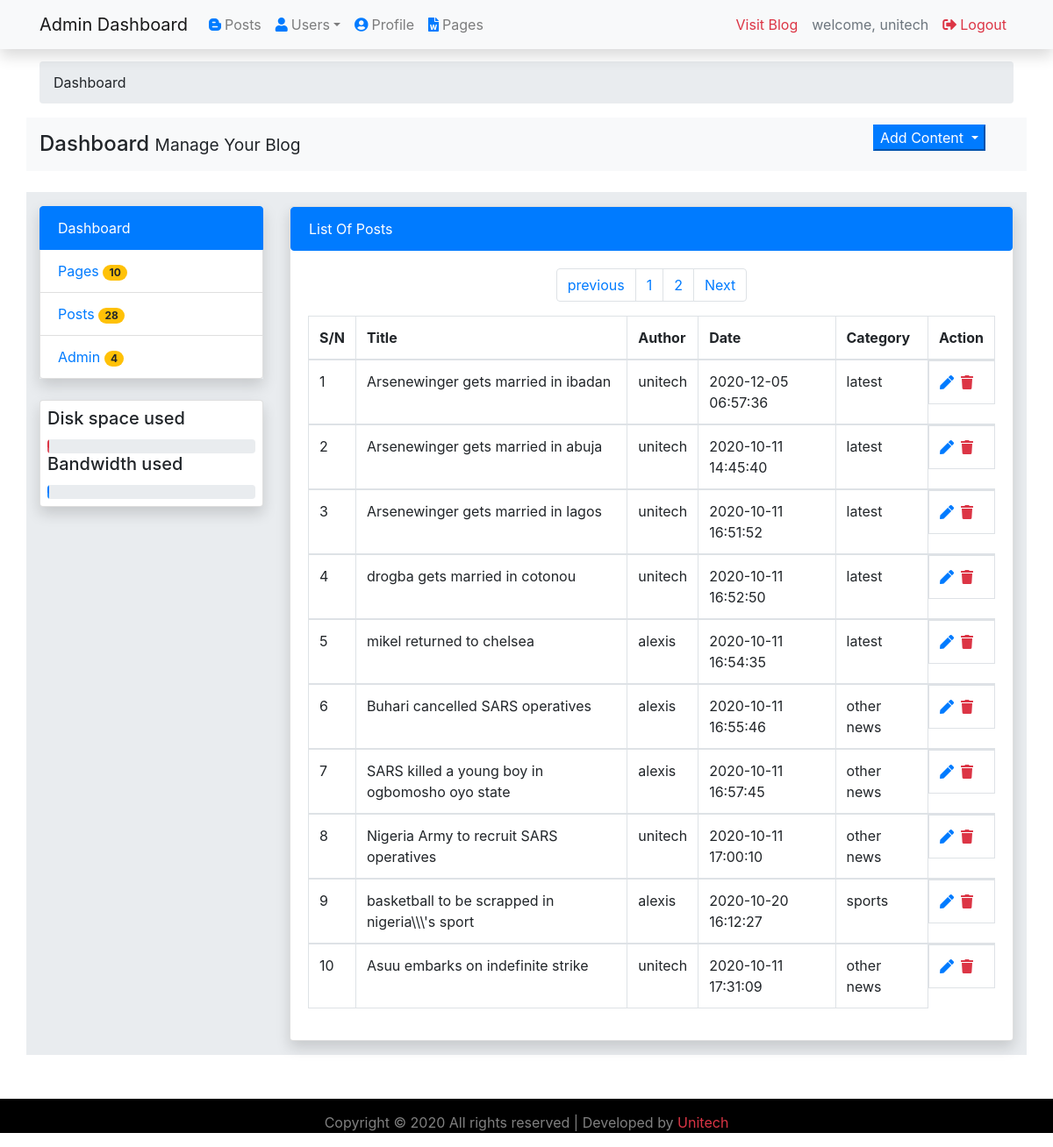
Screenshot of /admin/post.php (signed in) with the database file from the repository.
### tables this page shows
CREATE TABLE `posts` (
  `id` int(11) NOT NULL,
  `post_title` varchar(500) NOT NULL,
  `post_author` varchar(200) NOT NULL,
  `post_desc` text NOT NULL,
  `image_dir` varchar(500) NOT NULL,
  `post_category` varchar(200) NOT NULL,
  `post_date` timestamp NOT NULL DEFAULT CURRENT_TIMESTAMP ON UPDATE CURRENT_TIMESTAMP,
  `post_tag` varchar(500) NOT NULL,
  `post_content` text NOT NULL
);

### admin/post.php (the view, shortened to what this page needs)
<?php
    require_once '../connection/db.php';
				$rpp = 10;
				if (isset($_GET['page'])) {
					$page = $_GET['page'];
				}
				else{
					$page = 1;
				}
				if ($page > 1) {
					$start = ($page * $rpp) - $rpp;
				}
				else {
					$start = 0;
				}
				$count = "SELECT COUNT(id) AS id FROM posts";
				$query_count = $conn->query($count);
				$result_count = mysqli_fetch_array($query_count);
				$total_pages = intval($result_count['id']) / $rpp;
				$previous = $page -1;
				$next = $page +1;
				$query = "SELECT * FROM posts ORDER BY id LIMIT $start,$rpp";
				$stmt = $conn->prepare($query);
				if($stmt->execute()){
					$process = $stmt->get_result();
				}
				else{
					$error = '<div class="alert alert-danger">Error fetching contents! Try again later.</div>';
                }
?>
<!DOCTYPE html>
<html>
<head>
	<link rel="stylesheet" type="text/css" href="../css/bootstrap.min.css">
	<link rel="stylesheet" type="text/css" href="../css/style.css">
	<link rel="stylesheet" type="text/css" href="../css/all.css">
	<link rel="stylesheet" type="text/css" href="../css/fontawesome.min.css">
</head>
<body>
                                <?php include '../includes/header.php';?><br>
								<section id="maincontent">
									<?php include '../includes/sidebar.php';?>
									<div class="col-md-9">
                                        <div class="card shadow my-3">
                                                <div>
                                                    <p class="list-group-item active">List Of Posts</p>
                                                </div>
                                                <div class="card-body">
												<nav arial-black="Page navigation example text-center">
													<ul class="pagination justify-content-center">
														<li class="page-item"><a href="post.php?page=<?= $previous;?>" class="page-link">previous</a></li>
														<?php
														for ($i=1; $i<= $total_pages; $i++):?>
															<li class="page-item"><a href="post.php?page=<?= $i;?>" class="page-link"><?= $i; ?></a></li>
														<?php endfor; ?>
														<li class="page-item"><a href="post.php?page=<?= $next;?>" class="page-link">Next</a></li>
													</ul>
												</nav>
												<div class="table-responsive table--no-card m-b-40">
                                                <table class="table table-bordered table-responsive table-hover">
                                                    <thead>
                                                        <tr>
															<th>S/N</th>
                                                            <th>Title</th>
                                                            <th>Author</th>
                                                            <th>Date</th>
                                                            <th>Category</th>
															<th>Action</th>
                                                        </tr>
                                                    </thead>
													<?php
															$count = 1;
															while ($result = $process->fetch_assoc()) {
                                                               ?>
														<tbody>
															<tr>
																<?php  $pid = $result['id'];?>
																<td><?php echo $pid; ?></td>
																<td><?php echo $result['post_title'];?></td>
																<td><?php echo $result['post_author'];?></td>
																<td><?php echo $result['post_date'];?></td>
																<td><?php echo $result['post_category'];?></td>
																<td style="display:flex;">
																<a style="color:white;text-decoration:none" href="editpost.php?pid=<?php echo $pid;?>">
																	<i class="fas fa-pen text-primary mr-2"></i>
																</a>
                                                                <a style="color:white;text-decoration:none;" href="deletepost.php?pid=<?php echo $pid;?>">
																	<i class="fas fa-trash mr-2 text-danger"></i>
                                                                </a>
																</td>
															</tr>
														</tbody>
														<?php $count = $count + 1; }?>
                                                </table>
										    </div>
										</div>
										</div>
                                    </div>
                                </div>
                            </div>
					</section>
								<?php include '../includes/footer.php'; ?>
</body>
</html>

### css/style.css (style rules this page uses)
body { scroll-behavior: smooth; }

### css/all.css (style rules this page uses)
.fa, .fas, .far, .fal, .fad, .fab { -moz-osx-font-smoothing: grayscale; -webkit-font-smoothing: antialiased; display: inline-block; font-style: normal; font-variant: normal; text-rendering: auto; line-height: 1; }
.fa-pen:before { content: "\f304"; }
.fa-trash:before { content: "\f1f8"; }
.fa, .fas { font-family: 'Font Awesome 5 Free'; font-weight: 900; }

### rows the page displays
posts: id "1", post_title "Arsenewinger gets married in ibadan", post_author "unitech", post_date "2020-12-05 06:57:36", post_category "latest"
posts: id "2", post_title "Arsenewinger gets married in abuja", post_author "unitech", post_date "2020-10-11 14:45:40", post_category "latest"
posts: id "3", post_title "Arsenewinger gets married in lagos", post_author "unitech", post_date "2020-10-11 16:51:52", post_category "latest"
posts: id "4", post_title "drogba gets married in cotonou", post_author "unitech", post_date "2020-10-11 16:52:50", post_category "latest"
posts: id "5", post_title "mikel returned to chelsea", post_author "alexis", post_date "2020-10-11 16:54:35", post_category "latest"
posts: id "6", post_title "Buhari cancelled SARS operatives", post_author "alexis", post_date "2020-10-11 16:55:46", post_category "other news"
posts: id "7", post_title "SARS killed a young boy in ogbomosho oyo state", post_author "alexis", post_date "2020-10-11 16:57:45", post_category "other news"
posts: id "8", post_title "Nigeria Army to recruit SARS operatives", post_author "unitech", post_date "2020-10-11 17:00:10", post_category "other news"
posts: id "9", post_title "basketball to be scrapped in nigeria\\\\\\'s sport", post_author "alexis", post_date "2020-10-20 16:12:27", post_category "sports"
posts: id "10", post_title "Asuu embarks on indefinite strike", post_author "unitech", post_date "2020-10-11 17:31:09", post_category "other news"

### other values shown
$username "unitech"
$fetch['posted'] "28"
$fetch_users['reg_users'] "4"
